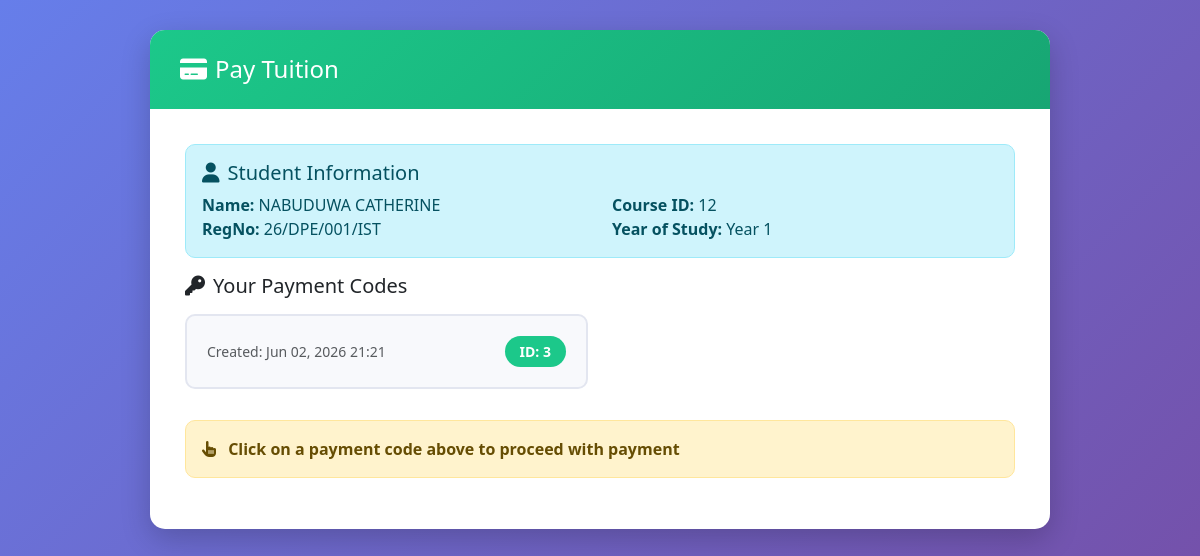
/paytuition.php (signed in), run on the app's committed database.
### tables this page shows
CREATE TABLE `students` (
  `student_id` int(11) NOT NULL,
  `fullname` varchar(100) NOT NULL,
  `regno` varchar(50) DEFAULT NULL,
  `dob` date DEFAULT NULL,
  `phone` varchar(20) DEFAULT NULL,
  `username` varchar(50) DEFAULT NULL,
  `password` varchar(255) DEFAULT NULL,
  `email` varchar(60) NOT NULL,
  `district` varchar(50) DEFAULT NULL,
  `course_id` int(11) DEFAULT NULL,
  `department_id` int(11) DEFAULT NULL,
  `year_of_study` int(11) DEFAULT NULL,
  `photo` varchar(255) DEFAULT NULL
);

CREATE TABLE `payment_codes` (
  `code_id` int(11) NOT NULL,
  `regno` varchar(50) DEFAULT NULL,
  `code` varchar(50) NOT NULL,
  `created_at` timestamp NOT NULL DEFAULT CURRENT_TIMESTAMP
);

### paytuition.php (the view, shortened to what this page needs)
<?php
include 'db.php';
$regno = $_SESSION['regno'];
$student = null;
$payment_codes = [];
$selected_code = null;
$studentQuery = $conn->prepare("SELECT * FROM students WHERE regno = ?");
$studentQuery->bind_param("s", $regno);
$studentQuery->execute();
$studentResult = $studentQuery->get_result();
if ($studentResult->num_rows > 0) {
    $student = $studentResult->fetch_assoc();
} else {
    $error = 'Student information not found!';
}
$codesQuery = $conn->prepare("SELECT code_id, code, created_at FROM payment_codes WHERE regno = ? ORDER BY code_id DESC");
$codesQuery->bind_param("s", $regno);
$codesQuery->execute();
$codesResult = $codesQuery->get_result();
while ($code = $codesResult->fetch_assoc()) {
    $payment_codes[] = $code;
}
?>
<!DOCTYPE html>
<html>
<head>
  <link rel="stylesheet" href="https://cdn.jsdelivr.net/npm/bootstrap@5.3.0/dist/css/bootstrap.min.css">
  <link rel="stylesheet" href="https://cdnjs.cloudflare.com/ajax/libs/font-awesome/6.5.0/css/all.min.css">
</head>
<body>
<div class="container">
  <div class="main-card">
    <div class="card-header">
      <h4 class="mb-0"><i class="fas fa-credit-card me-2"></i>Pay Tuition</h4>
    </div>
    <div class="card-body">
      <?php if ($student): ?>
        <div class="alert alert-info">
          <h5><i class="fas fa-user me-2"></i>Student Information</h5>
          <div class="row">
            <div class="col-md-6">
              <strong>Name:</strong> <?php echo htmlspecialchars($student['fullname']); ?><br>
              <strong>RegNo:</strong> <?php echo htmlspecialchars($student['regno']); ?>
            </div>
            <div class="col-md-6">
              <strong>Course ID:</strong> <?php echo htmlspecialchars($student['course_id']); ?><br>
              <strong>Year of Study:</strong> Year <?php echo htmlspecialchars($student['year_of_study']); ?>
            </div>
          </div>
        </div>
        <h5 class="mb-3"><i class="fas fa-key me-2"></i>Your Payment Codes</h5>
        <?php if (count($payment_codes) > 0): ?>
          <div class="row">
            <?php foreach ($payment_codes as $code): ?>
              <div class="col-md-6 mb-3">
                <div class="code-card <?php echo ($selected_code && $selected_code['code_id'] == $code['code_id']) ? 'selected' : ''; ?>"
                     onclick="selectCode(<?php echo $code['code_id']; ?>)">
                  <div class="d-flex justify-content-between align-items-center">
                    <div>
                      <small class="text-muted">Created: <?php echo date('M d, Y H:i', strtotime($code['created_at'])); ?></small>
                    </div>
                    <div class="code-id">ID: <?php echo $code['code_id']; ?></div>
                  </div>
                </div>
              </div>
            <?php endforeach; ?>
          </div>
          <?php if ($selected_code): ?>
            <div id="paymentForm" style="margin-top: 30px;">
              <div class="alert alert-success">
                <i class="fas fa-check-circle me-2"></i>
                <strong>Selected Code:</strong> <?php echo htmlspecialchars($selected_code['code']); ?> (ID: <?php echo $selected_code['code_id']; ?>)
              </div>
              <h5 class="mb-3"><i class="fas fa-money-bill-wave me-2"></i>Payment Details</h5>
              <form action="process_payment.php" method="POST">
                <input type="hidden" name="code_id" value="<?php echo $selected_code['code_id']; ?>">
                <div class="mb-3">
                  <label class="form-label">Amount (UGX) *</label>
                  <input type="number" name="amount" class="form-control"
                         placeholder="Enter amount to pay" required min="1" step="0.01">
                </div>
                <div class="mb-3">
                  <label class="form-label">Purpose *</label>
                  <input type="text" name="purpose" class="form-control"
                         placeholder="e.g., Tuition fees, Registration fees" required maxlength="100">
                </div>
                <div class="row">
                  <div class="col-md-6 mb-3">
                    <label class="form-label">Semester *</label>
                    <select name="semester" class="form-select" required>
                      <option value="">-- Select Semester --</option>
                      <option value="1">Semester 1</option>
                      <option value="2">Semester 2</option>
                    </select>
                  </div>
                  <div class="col-md-6 mb-3">
                    <label class="form-label">Year *</label>
                    <input type="number" name="year" class="form-control"
                           placeholder="e.g., 1" required min="1" max="5">
                  </div>
                </div>
                <div class="mt-4">
                  <button type="submit" class="btn btn-success">
                    <i class="fas fa-paper-plane me-2"></i>Submit Payment
                  </button>
                  <a href="paytuition.php" class="btn btn-secondary ms-2">
                    <i class="fas fa-times me-2"></i>Cancel
                  </a>
                </div>
              </form>
            </div>
          <?php else: ?>
            <div class="alert alert-warning">
              <i class="fas fa-hand-pointer me-2"></i>
              <strong>Click on a payment code above to proceed with payment</strong>
            </div>
          <?php endif; ?>
        <?php endif; ?>
      <?php endif; ?>
    </div>
  </div>
</div>
</body>
</html>

### paytuition.php (style rules this page uses)
body { background: linear-gradient(135deg, #667eea 0%, #764ba2 100%); min-height: 100vh; padding: 30px 0; font-family: 'Segoe UI', Tahoma, Geneva, Verdana, sans-serif; }
.main-card { background: white; border-radius: 15px; box-shadow: 0 10px 30px rgba(0,0,0,0.2); overflow: hidden; max-width: 900px; margin: 0 auto; }
.card-header { background: linear-gradient(135deg, #1cc88a 0%, #17a673 100%); color: white; padding: 25px 30px; border: none; }
.card-body { padding: 35px; }
.code-card { border: 2px solid #e3e6f0; border-radius: 10px; padding: 20px; margin-bottom: 15px; transition: all 0.3s; cursor: pointer; background: #f8f9fc; }
.code-id { background: #1cc88a; color: white; padding: 5px 15px; border-radius: 20px; font-size: 14px; font-weight: 600; }
.alert { border-radius: 10px; }

### data on the page
students: fullname "NABUDUWA CATHERINE", regno "26/DPE/001/IST", course "12", year_of_study "1"
payment_codes: created_at "Jun 02, 2026 21:21", code_id "3"
